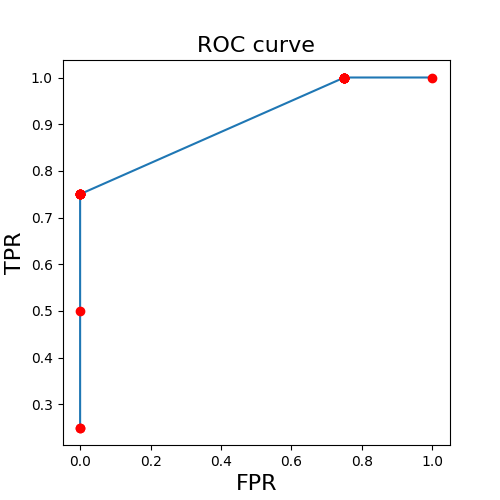

Generate this figure with Python:
import matplotlib.pyplot as plt
import numpy as np

plt.switch_backend('TkAgg')

pp=[['T',0.9],['F',0.4],['F',0.2],['T',0.6],
    ['F',0.5],['F',0.5],['T',0.7],['T',0.4]]
aa=[0.9,0.8,0.7,0.6,0.56,0.55,0.54,0.53,0.52,0.51,0.505,0.4,0.39,0.38,0.37,0.36,0.35,0.34,0.33,0.32,0.3,0.1]
recall =[]
precision =[]
TPR =[]
FPR =[]
for a in aa:
    tp = 0
    fn = 0
    fp = 0
    tn = 0
    x = 0
    y = 0

    for p in pp:
        if( p[0] == 'T') and (p[1]>=a):
            tp = tp + 1
        elif( p[0] == 'T') and (p[1]<a):
            fn = fn + 1
        elif( p[0] == 'F') and (p[1]>=a):
            fp = fp +1
        elif( p[0] == 'F') and (p[1]<a):
            tn =tn + 1
    x = float(tp)/float(tp+fn)
    y = float(tp)/float(tp+fp) if (tp+fp) > 0 else 0.0
    fpr =float(fp)/float(fp+tn) if (fp+tn) > 0 else 0.0

    recall .append(x)
    precision .append(y)
    TPR.append(x)
    FPR.append(fpr)

plt.close('all')
plt.figure(figsize =(5,5))
plt.title('ROC curve',fontsize=16)
plt.plot(FPR,TPR)
plt.plot(FPR,TPR, 'ro')
plt.xlabel('FPR', fontsize=16)
plt.ylabel('TPR', fontsize=16)
plt.show()
